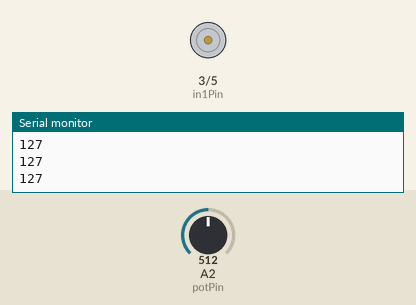
The sketch below on a simulated Arduino Uno, built with avr-gcc and run on an emulated ATmega328P. Shown: motor-driver pin pairs drawn as motors (green arrow = first pin HIGH = forward, orange = second pin HIGH = backward, longer = more drive), the last lines printed to the serial monitor. Inputs (shaded band) come from the test bench; at power-on: A2 (potPin) = 512.

Above: at 1.2 s.
1.3 s: A2 (potPin) set to 716
At 1.8 s:
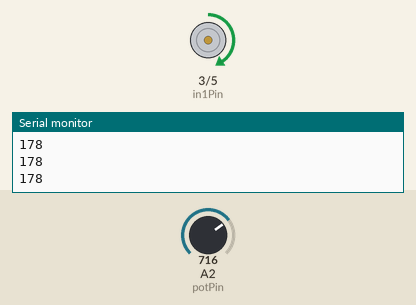
2.8 s: A2 (potPin) set to 900
At 3.1 s:
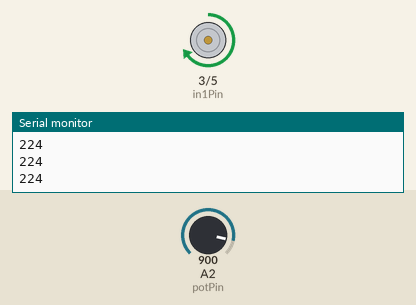
4.3 s: A2 (potPin) set to 306
At 5.5 s:
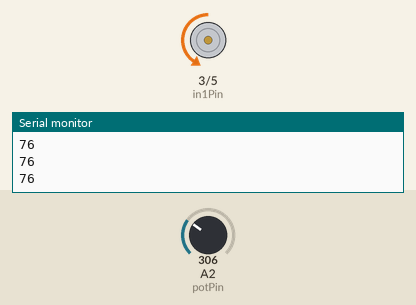
5.8 s: A2 (potPin) set to 122
At 7.0 s:
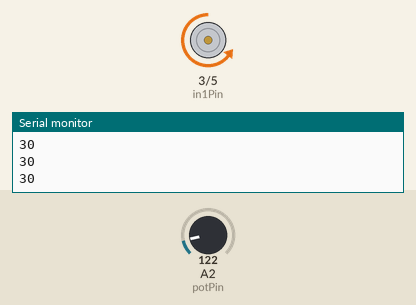
Timing chart, 0 to 8.3 s (numbered marks = the images above; inputs shaded):
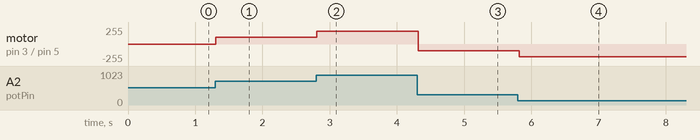

Measured:
- after the input at 1.3 s, motor on pin 3 (in1Pin) / pin 5 (in2Pin): stopped → forward 102/255 at once
- after the input at 2.8 s, motor on pin 3 (in1Pin) / pin 5 (in2Pin): forward 102/255 → forward 194/255 at once
- after the input at 4.3 s, motor on pin 3 (in1Pin) / pin 5 (in2Pin): forward 194/255 → backward 102/255 at once
- after the input at 5.8 s, motor on pin 3 (in1Pin) / pin 5 (in2Pin): backward 102/255 → backward 194/255 at once

The sketch:

DCMotor-Control-39595.ino
```cpp
// These constants won't change. They're used to give names to the pins used:
const int in1Pin = 3;
const int in2Pin = 5;
const int potPin = A2;

void setup() {
  Serial.begin(9600);
  pinMode(in1Pin, OUTPUT);
  pinMode(in2Pin, OUTPUT);
  pinMode(potPin, INPUT);
}

void loop() {
  int potRead = analogRead(potPin);

  potRead = map(potRead, 0, 1023, 0, 255);
  Serial.println(potRead);
  if (potRead >= 127) {
    analogWrite(in1Pin, (potRead-127)*2);
    analogWrite(in2Pin, 0);
  }
  else {
    analogWrite(in2Pin, (127-potRead)*2);
    analogWrite(in1Pin, 0);
  }
  delay(100);
}
```
